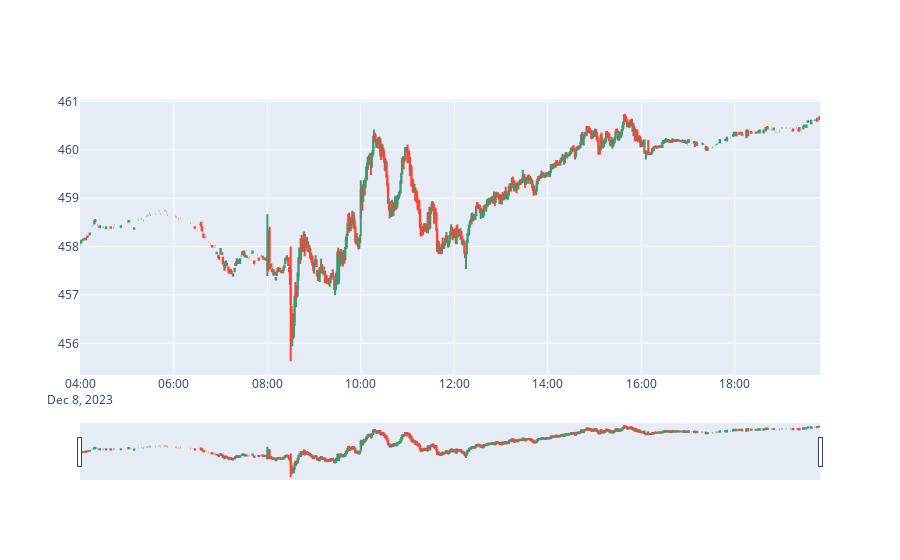

Notebook source saved alongside this figure:
### Code cell
df = df[df['timestamp'].str.contains("2023-12-08")]

fig = go.Figure(data=[go.Candlestick(x=df.index,
                open=df['open'],
                high=df['high'],
                low=df['low'],
                close=df['close'])
                ])

fig.show()

### Figure 1 — Plotly figure (JSON) as saved in the notebook; plotly's stock layout.template omitted (floating-point values rounded to 4 significant figures; data arrays with more than 128 entries replaced by an {"elided": "..."} marker saying what was removed)
{"data": [{"close": {"elided": "748 float values"}, "high": {"elided": "748 float values"}, "low": {"elided": "748 float values"}, "open": {"elided": "748 float values"}, "type": "candlestick", "x": {"elided": "748 str values"}}], "layout": {}}
